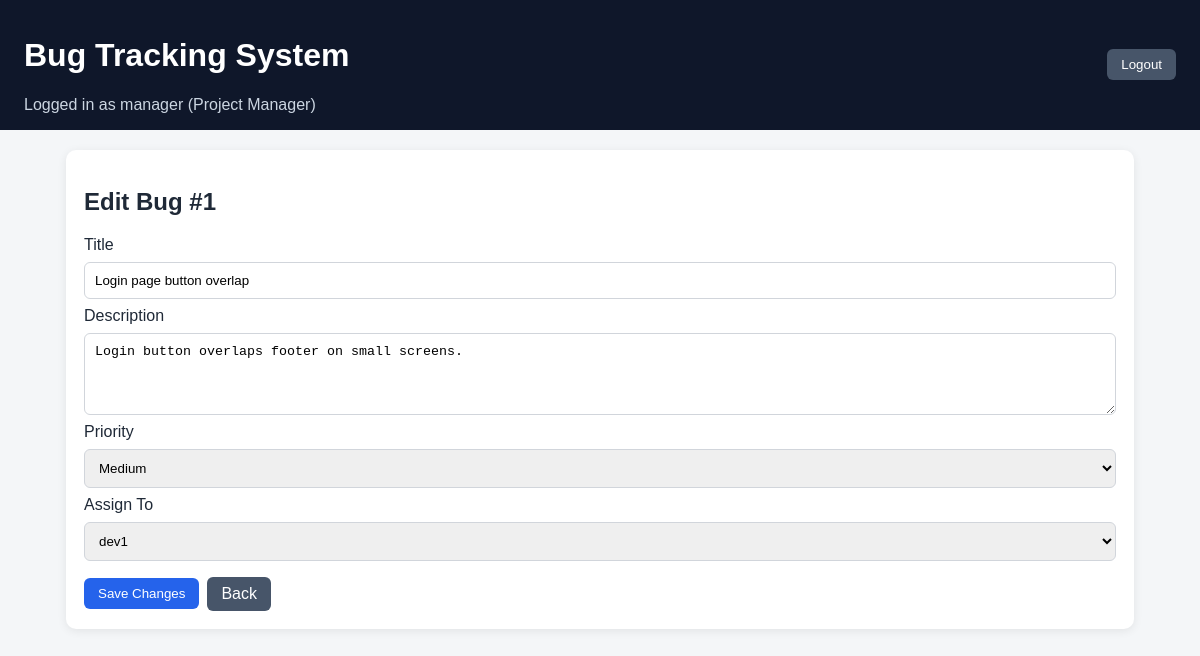
Screenshot of /bugs/1/edit (signed in) with the database file from the repository.
### tables this page shows
CREATE TABLE users (
            id INTEGER PRIMARY KEY AUTOINCREMENT,
            username TEXT NOT NULL UNIQUE,
            password TEXT NOT NULL,
            role TEXT NOT NULL CHECK(role IN ('Developer', 'Tester', 'Project Manager'))
        );

CREATE TABLE bugs (
            id INTEGER PRIMARY KEY AUTOINCREMENT,
            title TEXT NOT NULL,
            description TEXT NOT NULL,
            priority TEXT NOT NULL CHECK(priority IN ('Low', 'Medium', 'High', 'Critical')),
            status TEXT NOT NULL CHECK(status IN ('Open', 'In Progress', 'Resolved')) DEFAULT 'Open',
            assignee_id INTEGER,
            created_by INTEGER NOT NULL,
            created_at DATETIME DEFAULT CURRENT_TIMESTAMP,
            updated_at DATETIME DEFAULT CURRENT_TIMESTAMP,
            FOREIGN KEY (assignee_id) REFERENCES users (id),
            FOREIGN KEY (created_by) REFERENCES users (id)
        );

### bug_tracker/bugs.py (the view, shortened to what this page needs)
@bp.route("/bugs/<int:bug_id>/edit", methods=["GET", "POST"])
@login_required
def edit_bug(bug_id):
    db = get_db()
    bug = _get_bug_or_redirect(db, bug_id)
    if bug is None:
        return redirect(url_for("bugs.dashboard"))
    users = db.execute("SELECT id, username FROM users ORDER BY username ASC").fetchall()
    return render_template("edit_bug.html", bug=bug, users=users)

### bug_tracker/auth.py (called while the page is built)
def login_required(view):
    @wraps(view)
    def wrapped_view(**kwargs):
        if session.get("user_id") is None:
            return redirect(url_for("auth.login"))
        return view(**kwargs)
    return wrapped_view

### bug_tracker/bugs.py (called while the page is built)
def _get_bug_or_redirect(db, bug_id):
    bug = db.execute(
        """
        SELECT id, title, description, priority, status, assignee_id
        FROM bugs
        WHERE id = ?
        """,
        (bug_id,),
    ).fetchone()
    if bug is None:
        flash("Bug not found.")
        return None
    return bug

### bug_tracker/db.py (called while the page is built)
def get_db():
    if "db" not in g:
        g.db = sqlite3.connect(current_app.config["DATABASE"])
        g.db.row_factory = sqlite3.Row
    return g.db

### bug_tracker/templates/edit_bug.html (shortened to what this page needs)
{% extends "base.html" %}
{% block content %}
<section class="card">
    <h2>Edit Bug #{{ bug.id }}</h2>
    <form method="post" action="{{ url_for('bugs.edit_bug', bug_id=bug.id) }}" class="form-grid">
        <label for="title">Title</label>
        <input id="title" name="title" type="text" value="{{ bug.title }}" required>
        <label for="description">Description</label>
        <textarea id="description" name="description" rows="4" required>{{ bug.description }}</textarea>
        <label for="priority">Priority</label>
        <select id="priority" name="priority" required>
            <option value="Medium" {% if bug.priority == "Medium" %}selected{% endif %}>Medium</option>
        </select>
        <label for="assignee_id">Assign To</label>
        <select id="assignee_id" name="assignee_id">
            {% for user in users %}
            <option value="{{ user.id }}" {% if bug.assignee_id == user.id %}selected{% endif %}>
                {{ user.username }}
            </option>
            {% endfor %}
        </select>
        <div class="action-row">
            <button class="btn" type="submit">Save Changes</button>
            <a class="btn btn-secondary" href="{{ url_for('bugs.dashboard') }}">Back</a>
        </div>
    </form>
</section>
{% endblock %}

### bug_tracker/templates/base.html (shortened to what this page needs)
<!DOCTYPE html>
<html lang="en">
<head>
    <link rel="stylesheet" href="{{ url_for('static', filename='styles.css') }}">
</head>
<body>
    <header class="header">
        <div>
            <h1>Bug Tracking System</h1>
            {% if session.get('username') %}
            <p class="subtitle">Logged in as {{ session.get('username') }} ({{ session.get('role') }})</p>
            {% endif %}
        </div>
        {% if session.get('username') %}
        <form method="post" action="{{ url_for('auth.logout') }}">
            <button class="btn btn-secondary" type="submit">Logout</button>
        </form>
        {% endif %}
    </header>
    <main class="container">
        {% block content %}{% endblock %}
    </main>
</body>
</html>

### bug_tracker/static/styles.css (style rules this page uses)
* { box-sizing: border-box; }
body { margin: 0; font-family: Arial, sans-serif; background: #f4f6f8; color: #1f2937; }
.header { display: flex; justify-content: space-between; align-items: center; padding: 16px 24px; background: #0f172a; color: #fff; }
.subtitle { margin: 6px 0 0; color: #cbd5e1; }
.container { max-width: 1100px; margin: 20px auto; padding: 0 16px 24px; }
.card { background: #fff; border-radius: 10px; padding: 18px; box-shadow: 0 2px 10px rgba(0, 0, 0, 0.08); margin-bottom: 16px; }
.form-grid, .filter-grid { display: grid; gap: 8px; }
input, textarea, select { width: 100%; padding: 10px; border: 1px solid #d1d5db; border-radius: 6px; }
.btn { width: fit-content; padding: 8px 14px; border: none; border-radius: 6px; background: #2563eb; color: #fff; text-decoration: none; cursor: pointer; }
.btn-secondary { background: #475569; }
.action-row { margin-top: 8px; display: flex; gap: 8px; align-items: center; }

### rows the page displays
users: get "manager", get "Project Manager"
bugs: id "1", title "Login page button overlap", description "Login button overlaps footer on small screens.", priority "Medium", assignee_id "dev1"
